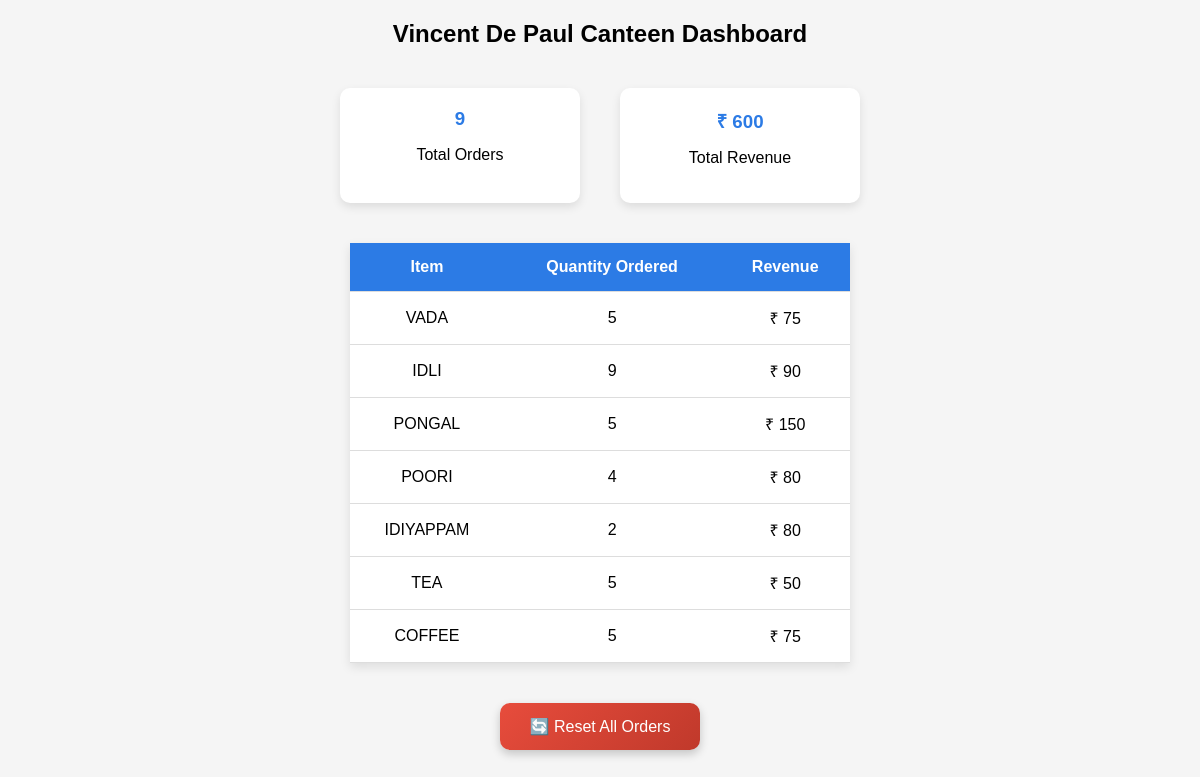
The page /dashboard/ (signed in) on the database its author committed.
### orders/models.py (models this page shows, shortened)
class Menu(models.Model):
    name = models.CharField(max_length=100)
    price = models.IntegerField()
    image = models.ImageField(upload_to='menu_images/')
    is_available = models.BooleanField(default=True)

### orders/views.py (the view)
# urls.py: path('dashboard/', views.dashboard, name='dashboard'),
@login_required(login_url='/dashboard-login/')
def dashboard(request):
    if request.user.username not in ALLOWED_USERS:
        return render(request, "access_denied.html")
    items = Menu.objects.all()
    summary = []
    total_revenue = 0
    for item in items:
        total_qty = OrderItem.objects.filter(menu_item=item).aggregate(
            Sum('quantity')
        )['quantity__sum'] or 0
        revenue = total_qty * item.price
        total_revenue += revenue
        summary.append({
            "name": item.name,
            "total": total_qty,
            "revenue": revenue
        })
    total_orders = Order.objects.count()
    return render(request, "dashboard.html", {
        "summary": summary,
        "total_orders": total_orders,
        "total_revenue": total_revenue
    })

### orders/templates/dashboard.html (shortened to what this page needs)
<!DOCTYPE html>
<html>
<head>
</head>
<body>
<h2>Vincent De Paul Canteen Dashboard</h2>
<div class="stats">
<div class="card">
<h3>{{ total_orders }}</h3>
<p>Total Orders</p>
</div>
<div class="card">
<h3>₹ {{ total_revenue }}</h3>
<p>Total Revenue</p>
</div>
</div>
<table>
<tr>
<th>Item</th>
<th>Quantity Ordered</th>
<th>Revenue</th>
</tr>
{% for item in summary %}
<tr>
<td>{{ item.name }}</td>
<td>{{ item.total }}</td>
<td>₹ {{ item.revenue }}</td>
</tr>
{% endfor %}
</table>
<form action="/reset-orders/" method="POST" onsubmit="return confirm('Are you sure? This will delete ALL orders and reset token numbers to 1. This cannot be undone!')">
  <button class="reset-btn" type="submit">🔄 Reset All Orders</button>
</form>
</body>
</html>

### orders/templates/dashboard.html (style rules this page uses)
body { font-family:Arial; background:#f5f5f5; text-align:center; }
.stats { display:flex; justify-content:center; gap:40px; margin-top:40px; flex-wrap:wrap; }
.card { background:white; padding:20px; border-radius:10px; box-shadow:0 4px 10px rgba(0,0,0,0.1); width:200px; }
.card h3 { margin:0; color:#2c7be5; }
table { margin:auto; margin-top:40px; background:white; border-collapse:collapse; width:500px; box-shadow:0 4px 10px rgba(0,0,0,0.1); }
th,td { padding:15px; border-bottom:1px solid #ddd; }
th { background:#2c7be5; color:white; }
.reset-btn { margin-top:40px; padding:14px 30px; font-size:16px; background:linear-gradient(135deg,#e74c3c,#c0392b); color:white; border:none; border-radius:10px; cursor:pointer; box-shadow:0 4px 10px rgba(0,0,0,0.2); transition:transform 0.1s; }

### rows shown on the page
Menu: name "VADA"
Menu: name "IDLI"
Menu: name "PONGAL"
Menu: name "POORI"
Menu: name "IDIYAPPAM"
Menu: name "TEA"
Menu: name "COFFEE"

### other values the page prints
{{ total_orders }} "9"
{{ total_revenue }} "600"
{{ item.total }} "5" "9" "5" "4" "2" "5" "5"
{{ item.revenue }} "75" "90" "150" "80" "80" "50" "75"
